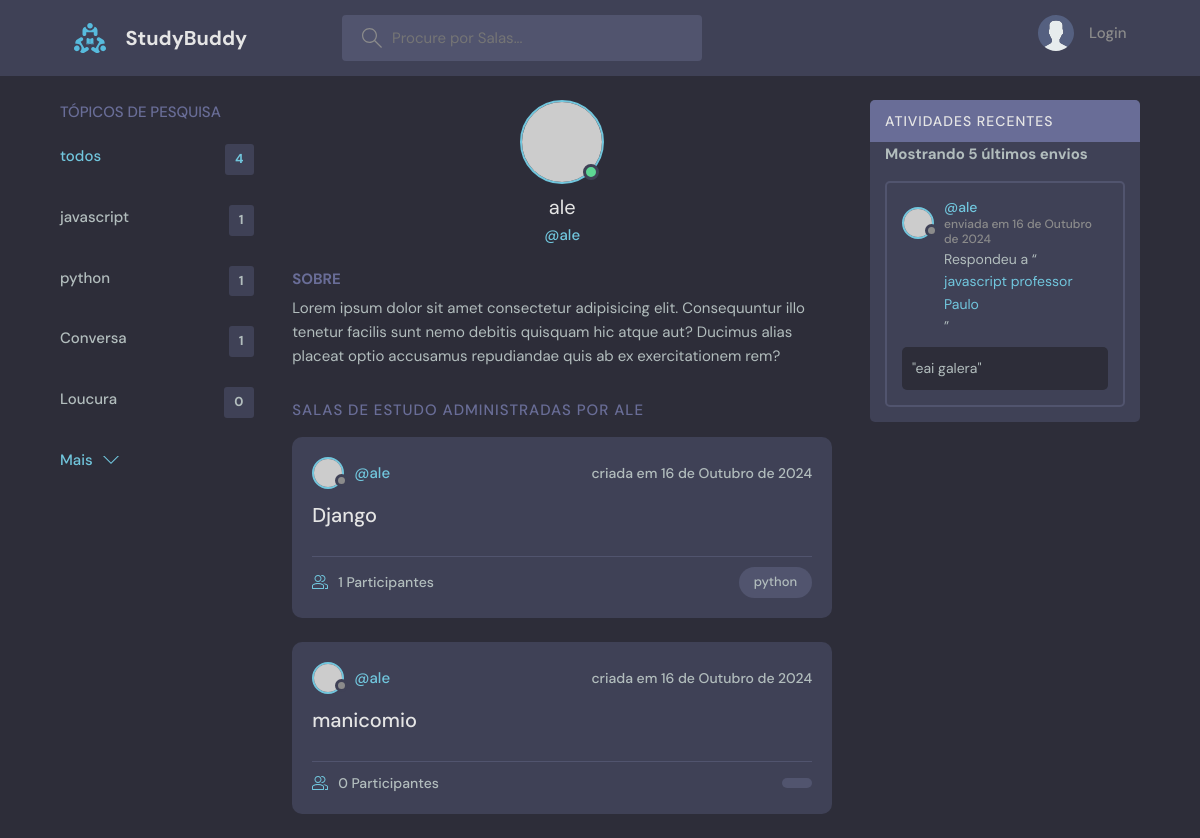
The app's page /perfil-usuario/3/, older data.
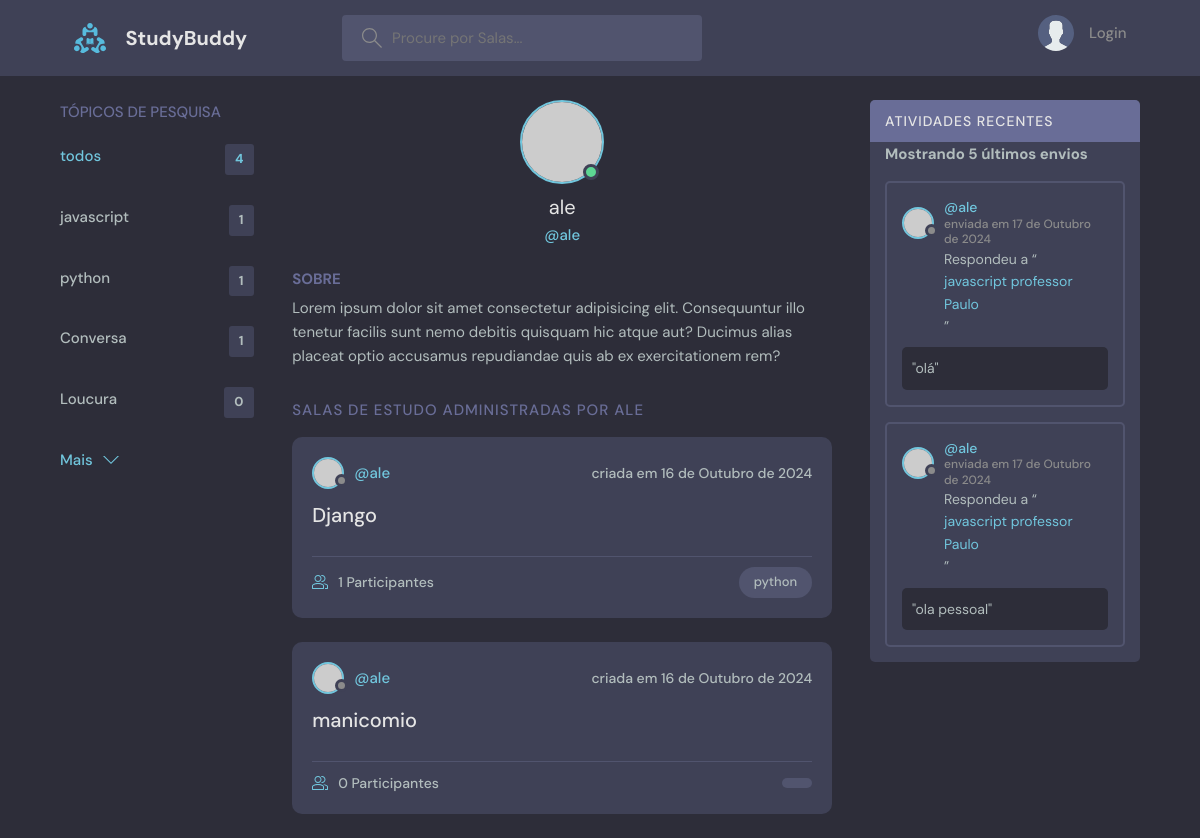
The same page, newer data.
### principal/models.py (models this page shows, shortened)
class Topico(models.Model):
    nome = models.CharField(max_length=60)

class Room(models.Model):
    topico = models.ForeignKey(Topico, on_delete=models.SET_NULL, null=True)
    adm = models.ForeignKey(User, on_delete=models.SET_NULL, null=True)
    nome = models.CharField(max_length=50)
    descricao = models.TextField()
    participantes = models.ManyToManyField(User, related_name='participantes', blank=True )
    criada = models.DateField(auto_now_add=True)
    def __str__(self):
        return self.nome

class Mensagem(models.Model):
    user = models.ForeignKey(User, on_delete=models.CASCADE)
    room = models.ForeignKey(Room, on_delete=models.CASCADE)
    texto = models.TextField()
    enviada = models.DateField(auto_now_add=True)

### principal/views.py (the view)
# urls.py: path('perfil-usuario/<int:pk>/', perfilUser, name='perfil-user'),
def perfilUser(request, pk):
    user = User.objects.get(id=pk)
    rooms = user.room_set.all()
    topicos = Topico.objects.all()
    mensagens = user.mensagem_set.all()
    context = {'user':user, 'rooms':rooms, 'topicos':topicos, 'mensagens':mensagens}
    return render(request, 'principal/perfil.html', context)

### principal/templates/principal/perfil.html (shortened to what this page needs)
{% extends 'main.html' %}
{% block content %}
  <main class="profile-page layout layout--3">
    <div class="container">
     {% include 'principal/topicos_component.html' %}
      <div class="roomList">
        <div class="profile">
          <div class="profile__avatar">
            <div class="avatar avatar--large active">
              <img src="https://randomuser.me/api/portraits/men/11.jpg" />
            </div>
          </div>
          <div class="profile__info">
            <h3>{{user.username}}</h3>
            <p>@{{user.username}}</p>
          </div>
          <div class="profile__about">
            <h3>Sobre</h3>
            <p>
              Lorem ipsum dolor sit amet consectetur adipisicing elit. Consequuntur illo tenetur
              facilis sunt nemo debitis quisquam hic atque aut? Ducimus alias placeat optio
              accusamus repudiandae quis ab ex exercitationem rem?
            </p>
          </div>
        </div>
        <div class="roomList__header">
          <div>
            <h2>Salas de estudo administradas por {{user.username}}</a>
            </h2>
          </div>
        </div>
        {% include 'principal/feed_component.html' %}
      </div>
      {% include 'principal/recentes_component.html' %}
    </div>
  </main>
{% endblock %}

### principal/templates/principal/topicos_component.html
{% block content %}
<div class="topics">
    <div class="topics__header">
      <h2>Tópicos de pesquisa</h2>
    </div>
    <ul class="topics__list">
      <li>
        <a href="/" class="active">todos <span>{{topicos.count}}</span></a>
      </li>
      {% for topico in topicos %}
      <li>
        <a href="{% url 'home' %}?q={{topico.nome}}">{{topico.nome}}<span>{{topico.room_set.all.count}}</span></a>
      </li>
      {% endfor %}
    </ul>
    <a class="btn btn--link" href="#">
      Mais
      <svg version="1.1" xmlns="http://www.w3.org/2000/svg" width="32" height="32" viewBox="0 0 32 32">
        <title>chevron-down</title>
        <path d="M16 21l-13-13h-3l16 16 16-16h-3l-13 13z"></path>
      </svg>
    </a>
  </div>
{% endblock %}

### principal/templates/principal/feed_component.html (shortened to what this page needs)
{% block content %}
{% for room in rooms %}
<div class="roomListRoom">
    <div class="roomListRoom__header">
      <a href="{% url 'perfil-user' room.adm.id %}" class="roomListRoom__author">
        <div class="avatar avatar--small">
          <img src="https://randomuser.me/api/portraits/women/11.jpg" />
        </div>
        <span>@{{room.adm.username}}</span>
      </a>
      <div class="roomListRoom__actions">
        <span>criada em {{room.criada}} </span>
      </div>
    </div>
    <div class="roomListRoom__content">
      <a href="{% url 'room' room.id %}">{{room.nome}}</a>
    </div>
    <div class="roomListRoom__meta">
      <a href="room.html" class="roomListRoom__joined">
        {{room.participantes.all.count}} Participantes
      </a>
      <p class="roomListRoom__topic">{{room.topico.nome}}</p>
    </div>
  </div>
  {% endfor %}
{% endblock %}

### principal/templates/principal/recentes_component.html (shortened to what this page needs)
{% block content %}
<div class="activities">
  <div class="activities__header">
    <h2>Atividades Recentes</h2>
    <h5 class="mostr-5">Mostrando 5 últimos envios</h5>
  </div>
{% for a in mensagens %}
<div class="activities__box">
    <div class="activities__boxHeader roomListRoom__header">
      <a href="{% url 'perfil-user' a.user.id %}" class="roomListRoom__author">
        <div class="avatar avatar--small">
          <img src="https://randomuser.me/api/portraits/women/11.jpg" />
        </div>
        <p>
          @{{a.user}}
          <span>enviada em {{a.enviada}}</span>
        </p>
      </a>
    </div>
    <div class="activities__boxContent">
      <p>Respondeu a “<a href="{% url 'room' a.room.id %}">{{a.room}}</a>”</p>
      <div class="activities__boxRoomContent">
        "{{a.texto}}"
      </div>
    </div>
  </div>
{% endfor %}
{% endblock %}

Row changes from the older to the newer data that the page shows:
removed Mensagem: user "ale", enviada "16 de Outubro de 2024", room "javascript professor Paulo", texto "eai galera"
added Mensagem: user "ale", enviada "17 de Outubro de 2024", room "javascript professor Paulo", texto "olá"
added Mensagem: user "ale", enviada "17 de Outubro de 2024", room "javascript professor Paulo", texto "ola pessoal"
